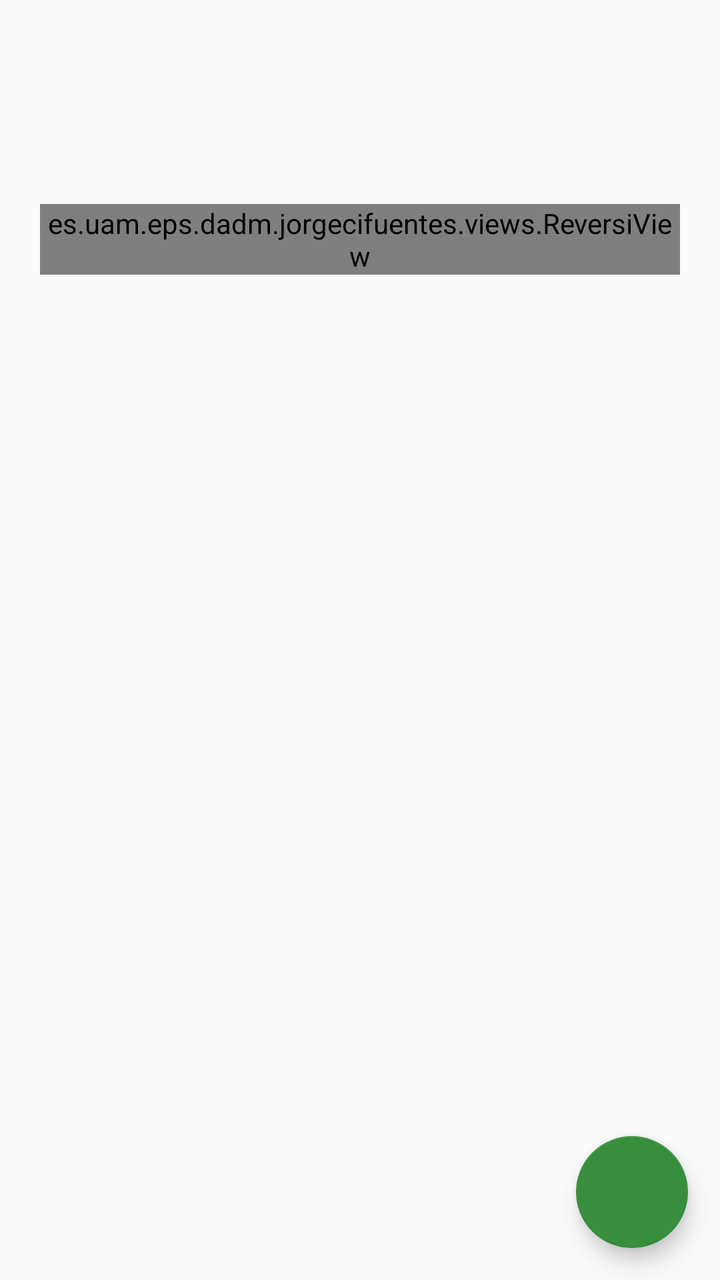
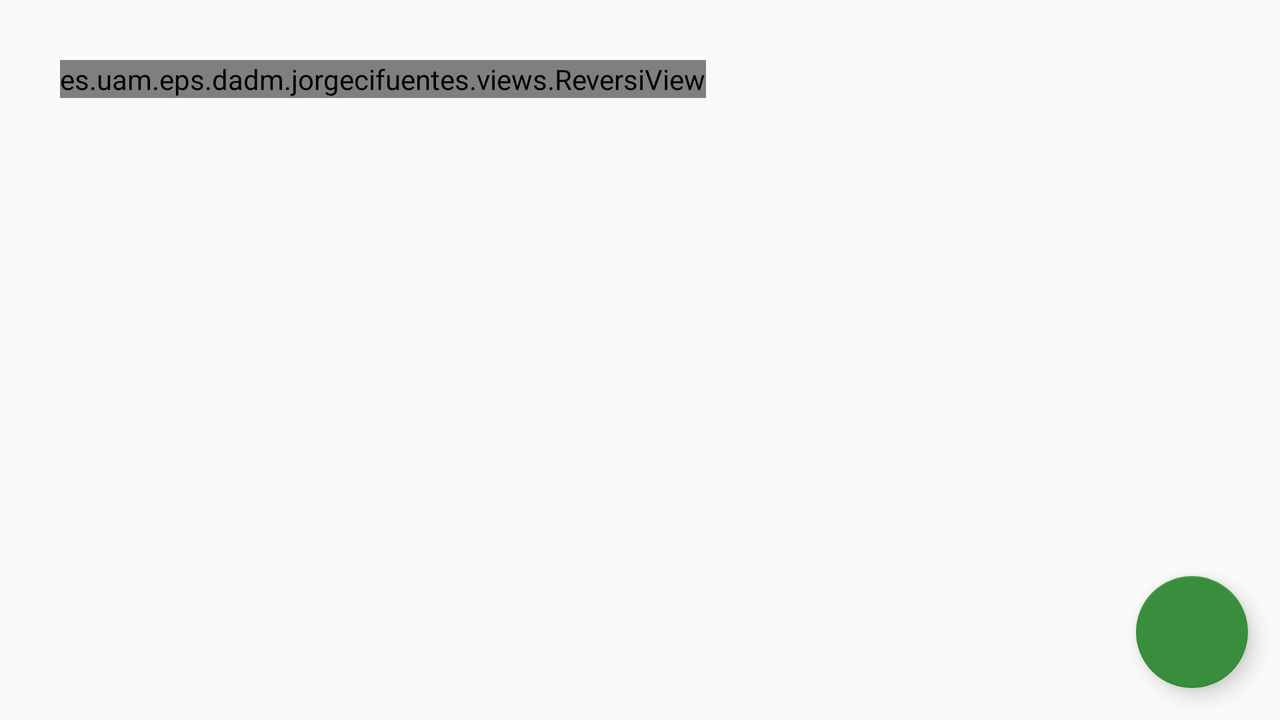

Two renders of one Android screen. The first uses the default layout on a phone; the second uses the alternative layout the repository ships for a different screen configuration, on a matching device. The two XML files are below.
<!-- AndroidManifest.xml: application theme AppTheme -->
<!-- res/layout/fragment_round.xml -->
<?xml version="1.0" encoding="utf-8"?>
<android.support.design.widget.CoordinatorLayout xmlns:android="http://schemas.android.com/apk/res/android"
    xmlns:app="http://schemas.android.com/apk/res-auto"
    android:layout_width="match_parent"
    android:layout_height="match_parent">

    <android.support.design.widget.FloatingActionButton
        android:id="@+id/reset_round_fab"
        android:layout_width="wrap_content"
        android:layout_height="wrap_content"
        android:layout_gravity="bottom|right"
        android:layout_marginBottom="@dimen/activity_vertical_margin"
        android:layout_marginRight="@dimen/activity_horizontal_margin"
        android:src="@drawable/ic_undo_24dp" />


    <RelativeLayout
        android:layout_width="wrap_content"
        android:layout_height="wrap_content"
        android:layout_margin="@dimen/fragment_horizontal_margin">

        
        <TextView
            android:id="@+id/round_title"
            android:layout_width="match_parent"
            android:layout_height="wrap_content"
            android:layout_margin="10dp"
            android:textAlignment="center"
            android:textAllCaps="true"
            android:textSize="@dimen/title_size" />

        <TextView
            android:id="@+id/white_score"
            android:layout_width="wrap_content"
            android:layout_height="wrap_content"

            android:layout_alignParentLeft="true"
            android:layout_below="@+id/round_title"
            android:layout_marginLeft="8dp"

            android:layout_marginStart="8dp" />

        <TextView
            android:id="@+id/black_score"
            android:layout_width="wrap_content"
            android:layout_height="wrap_content"

            android:layout_alignParentRight="true"
            android:layout_below="@+id/round_title"
            android:layout_marginEnd="8dp"

            android:layout_marginRight="8dp" />


        
        <es.uam.eps.dadm.jorgecifuentes.views.ReversiView
            android:id="@+id/board_reversiview"
            android:layout_width="wrap_content"
            android:layout_height="wrap_content"
            android:layout_below="@id/white_score" />
    </RelativeLayout>


</android.support.design.widget.CoordinatorLayout>
<!-- resources referenced by this layout -->
<resources>
  <dimen name="activity_horizontal_margin">16dp</dimen>
  <dimen name="activity_vertical_margin">16dp</dimen>
  <dimen name="fragment_horizontal_margin">20dp</dimen>
  <dimen name="title_size">32dp</dimen>
  <!-- from res/values-v21/ -->
  <style name="AppTheme" parent="Theme.AppCompat.Light.DarkActionBar">
          <item name="colorPrimary">@color/colorPrimary</item>
          <item name="colorPrimaryDark">@color/colorPrimaryDark</item>
          <item name="colorAccent">@color/colorAccent</item>
          <item name="android:navigationBarColor">@color/colorPrimaryDark</item>
          <item name="android:statusBarColor">@color/colorPrimaryDark</item>
      </style>
  <color name="colorPrimary">#795548</color>
  <color name="colorPrimaryDark">#5d4037</color>
  <color name="colorAccent">#388e3c</color>
</resources>
<!-- res/layout-land/fragment_round.xml (the author's variant of the layout above) -->
<!-- drawn on the phone turned sideways -->
<?xml version="1.0" encoding="utf-8"?>
<android.support.design.widget.CoordinatorLayout xmlns:android="http://schemas.android.com/apk/res/android"
    xmlns:app="http://schemas.android.com/apk/res-auto"
    android:layout_width="match_parent"
    android:layout_height="match_parent">

    <android.support.design.widget.FloatingActionButton
        android:id="@+id/reset_round_fab"
        android:layout_width="wrap_content"
        android:layout_height="wrap_content"
        android:layout_gravity="bottom|right"
        android:layout_marginBottom="@dimen/activity_vertical_margin"
        android:layout_marginRight="@dimen/activity_horizontal_margin"
        android:src="@drawable/ic_undo_24dp" />


    


    <RelativeLayout
        android:layout_width="wrap_content"
        android:layout_height="wrap_content"
        android:layout_margin="30dp">

        <TextView
            android:id="@+id/round_title"
            android:layout_width="match_parent"
            android:layout_height="wrap_content"
            android:layout_marginBottom="20dp"
            android:layout_marginRight="20dp"
            android:layout_marginTop="20dp"
            android:layout_toRightOf="@id/board_reversiview"
            android:textAlignment="center"
            android:textAllCaps="true"
            android:textSize="@dimen/title_size" />


        <TextView
            android:id="@+id/white_score"
            android:layout_width="wrap_content"
            android:layout_height="wrap_content"

            android:layout_below="@+id/round_title"
            android:layout_marginLeft="8dp"
            android:layout_marginStart="8dp"

            android:layout_toRightOf="@id/board_reversiview" />

        <TextView
            android:id="@+id/black_score"
            android:layout_width="wrap_content"
            android:layout_height="wrap_content"

            android:layout_alignParentRight="true"
            android:layout_below="@+id/round_title"
            android:layout_marginEnd="8dp"

            android:layout_marginRight="8dp" />


        
        <es.uam.eps.dadm.jorgecifuentes.views.ReversiView
            android:id="@+id/board_reversiview"
            android:layout_width="wrap_content"
            android:layout_height="wrap_content"
            android:layout_alignParentTop="true" />
    </RelativeLayout>


</android.support.design.widget.CoordinatorLayout>
<!-- resources referenced by the variant -->
<!-- as the phone turned sideways resolves them -->
<resources>
  <dimen name="activity_horizontal_margin">16dp</dimen>
  <dimen name="activity_vertical_margin">16dp</dimen>
  <dimen name="title_size">32dp</dimen>
  <!-- from res/values-v21/ -->
  <style name="AppTheme" parent="Theme.AppCompat.Light.DarkActionBar">
          <item name="colorPrimary">@color/colorPrimary</item>
          <item name="colorPrimaryDark">@color/colorPrimaryDark</item>
          <item name="colorAccent">@color/colorAccent</item>
          <item name="android:navigationBarColor">@color/colorPrimaryDark</item>
          <item name="android:statusBarColor">@color/colorPrimaryDark</item>
      </style>
  <color name="colorPrimary">#795548</color>
  <color name="colorPrimaryDark">#5d4037</color>
  <color name="colorAccent">#388e3c</color>
</resources>
